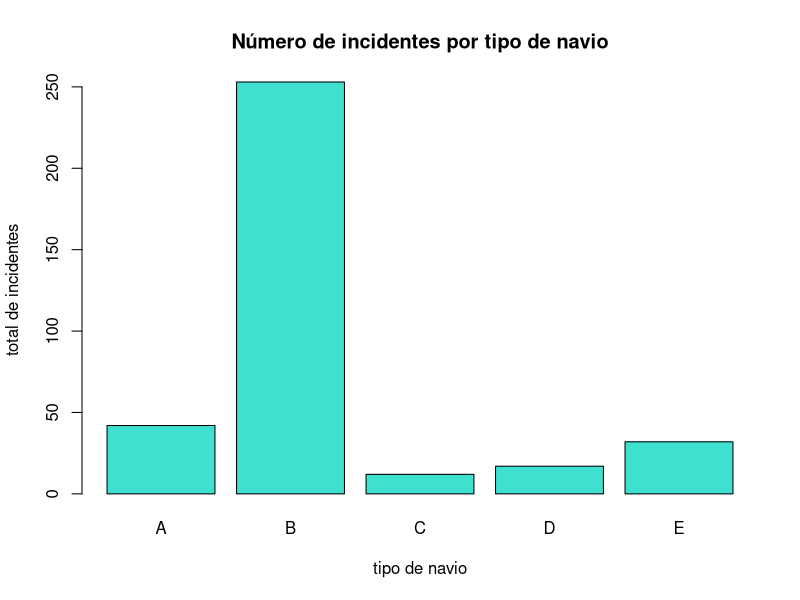
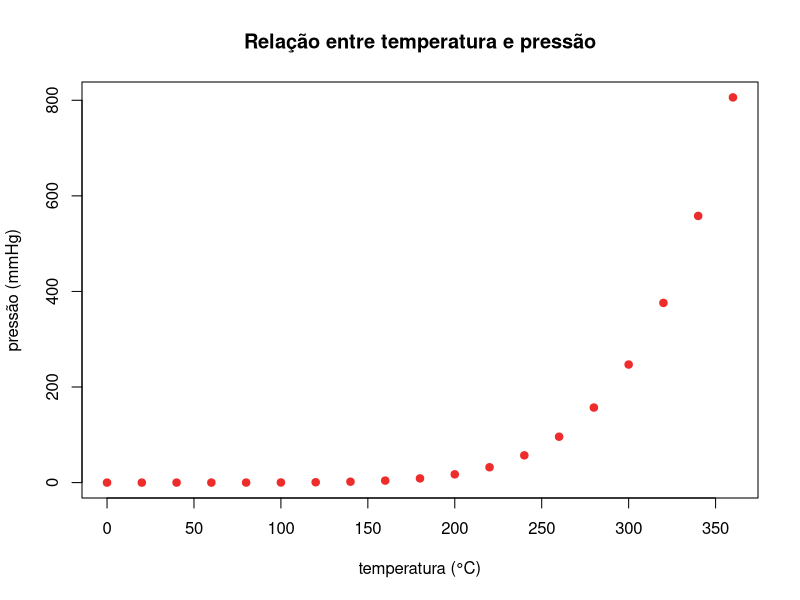

Generate these figures, in order, with R:
##############################################################
##BDA - AULA 4
##############################################################
##Exemplo 1    
##############################################################
altura<-c(1.98,1.97,2.10,2.05,2.00,1.85)
xbarra<-round(mean(altura),2)
cat("Média aritmética = ",xbarra, "\n")

##############################################################
##Exemplo 2    
##############################################################
xi<-c(1,2,3,4,5,6)
fi<-c(1,3,3,10,15,8)
n<-sum(fi)
fi.xi<-fi*xi

xbarra<-round(sum(fi.xi)/n,1)
cat("Média aritmética = ",xbarra, "\n")

##############################################################
##Exemplo 3    
##############################################################
library(MASS)

class(ships)
head(ships)
View(ships)
str(ships)
which(is.na(ships))

xbarra<-mean(ships$incidents)
cat("Média aritmética = ",xbarra, "\n")

s.tipo<-subset(ships, type == "A", select = incidents)
s.tipo
class(s.tipo)

cat("Média aritmética para tipo A = ", mean(s.tipo$incidents), "\n")

médias<-tapply(ships$incidents, ships$type, mean)

incidentes.tipo <- tapply(ships$incidents, ships$type, sum)

barplot(incidentes.tipo,
        main = "Número de incidentes por tipo de navio",
        xlab = "tipo de navio",
        ylab = "total de incidentes",
        col = "turquoise")

##############################################################
##Exemplo 4    
##############################################################
k<-5
h<-5
L0<-29
cons<-seq(L0,L0+h*k,h)
fi<-c(11,12,2,3,2)
n<-sum(fi)
xi<-NULL

#calcula os valores de xi
for(i in 1:k) xi[i]<-(cons[i] + cons[i+1])/2
fi.xi<-fi*xi
xbarra<-sum(fi.xi)/n
cat("Média aritmética = ",xbarra, "\n")

##############################################################
##Exemplo 5    
##############################################################
k<-6
h<-4
L0<-150
estatura<-seq(L0,L0+h*k,h)
fi<-c(4,9,11,8,5,3)
n<-sum(fi)

xi<-NULL
#calcula os valores de xi
for(i in 1:k) xi[i]<-(estatura[i] + estatura[i+1])/2
fi.xi<-fi*xi
xbarra<-sum(fi.xi)/n
#calcula em metros
xbarra<-round(xbarra/100,2)
cat("Média aritmética = ",xbarra, "\n")

##############################################################
##Exemplo 6    
##############################################################
class(pressure)
head(pressure)
View(pressure)
str(pressure)
which(is.na(pressure))

names(pressure)<-c("t","p")
View(pressure)

xbarra<-round(mean(pressure$t),2)
cat("Média aritmética = ",xbarra, "\n")

s.temp<-subset(pressure, t >= 23 & t <= 72, select = p)

cat("Média aritmética da pressão para 23°C <= t <= 72°C =",mean(s.temp$p),"mmHg\n")

plot(pressure$t, pressure$p, main = "Relação entre temperatura e pressão", 
     xlab = "temperatura (°C)", 
     ylab = "pressão (mmHg)", col = "firebrick2", pch = 19)
